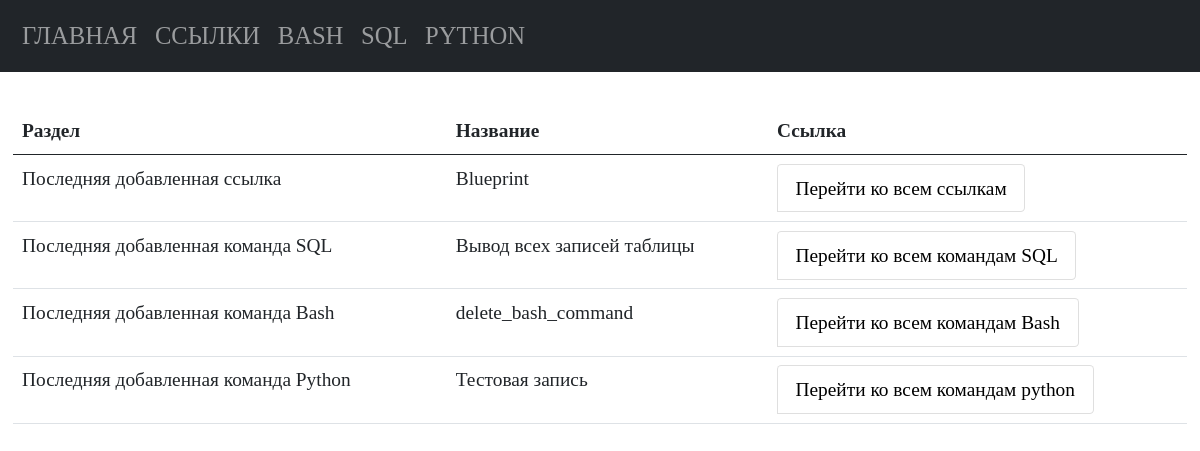
Before: / with the older database file.
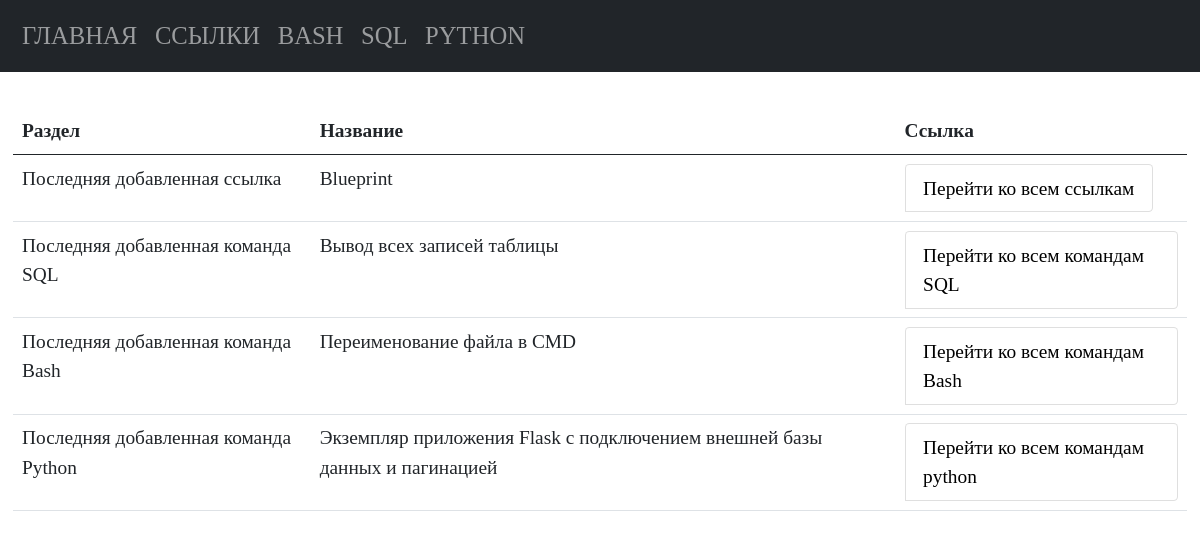
After: the same page with the newer database file.
### tables this page shows
CREATE TABLE "bash" (
    bash_id INTEGER PRIMARY KEY AUTOINCREMENT,
    bash_command TEXT NOT NULL,
    bash_name TEXT NOT NULL
  );

CREATE TABLE "python" (
    "python_id" INTEGER PRIMARY KEY AUTOINCREMENT,
    "python_command" TEXT NOT NULL,
    "python_name" TEXT NOT NULL
  , "python_description" TEXT);

### app.py (the view)
@app.route("/")
def index():
    conn = connect.get_db_connection()
    last_links = conn.execute("SELECT * FROM links ORDER BY 1 DESC").fetchone()
    last_sql = conn.execute("SELECT * FROM sql ORDER BY 1 DESC").fetchone()
    last_bash = conn.execute("SELECT * FROM bash ORDER BY 1 DESC").fetchone()
    last_python = conn.execute("SELECT * FROM python ORDER BY 1 DESC").fetchone()
    return render_template("index.html",
                           last_links=last_links,
                           last_sql=last_sql,
                           last_bash=last_bash,
                           last_python=last_python, )

### modules/connect.py (called while the page is built)
def get_db_connection():
    db_path = os.path.join(BASE_DIR, '../database.db')
    conn = sqlite3.connect(db_path)
    conn.row_factory = sqlite3.Row
    return conn

### templates/index.html (shortened to what this page needs)
{% extends "base.html" %}
{% block content %}
{% include 'index_content.html' %}
{% endblock %}

### templates/index_content.html (shortened to what this page needs)
<table class="table">
   <thead>
      <tr>
         <th scope="col">Раздел</th>
         <th scope="col">Название</th>
         <th scope="col">Ссылка</th>
      </tr>
   </thead>
   <tbody>
      <tr>
         <td>Последняя добавленная ссылка</td>
         <td>{{ last_links.links_name }}</td>
         <td>
            <ul class="list-group list-group-horizontal">
               <li class="list-group-item">
                  <a href="{{ url_for('links_list_commands') }}">Перейти ко всем ссылкам</a>
               </li>
            </ul>
         </td>
      </tr>
      <tr>
         <td>Последняя добавленная команда SQL</td>
         <td>{{ last_sql.sql_name }}</td>
         <td>
            <ul class="list-group list-group-horizontal">
               <li class="list-group-item">
                  <a href="{{ url_for('sql_list_commands') }}">Перейти ко всем командам SQL</a>
               </li>
            </ul>
         </td>
      </tr>
      <tr>
         <td>Последняя добавленная команда Bash</td>
         <td>{{ last_bash.bash_name }}</td>
         <td>
            <ul class="list-group list-group-horizontal">
               <li class="list-group-item">
                  <a href="{{ url_for('bash_list_commands') }}">Перейти ко всем командам Bash</a>
               </li>
            </ul>
         </td>
      </tr>
      <tr>
         <td>Последняя добавленная команда Python</td>
         <td>{{ last_python.python_name }}</td>
         <td>
            <ul class="list-group list-group-horizontal">
               <li class="list-group-item">
                  <a href="{{ url_for('python_list_commands') }}">Перейти ко всем командам python</a>
               </li>
            </ul>
         </td>
      </tr>
   </tbody>
</table>

Changed rows visible on the page:
removed bash: bash_name "delete_bash_command"
removed python: python_name "Тестовая запись"
added bash: bash_name "Переименование файла в CMD"
now on this page (row unchanged): python: python_name "Экземпляр приложения Flask с подключением внешней базы данных и пагинацией"
